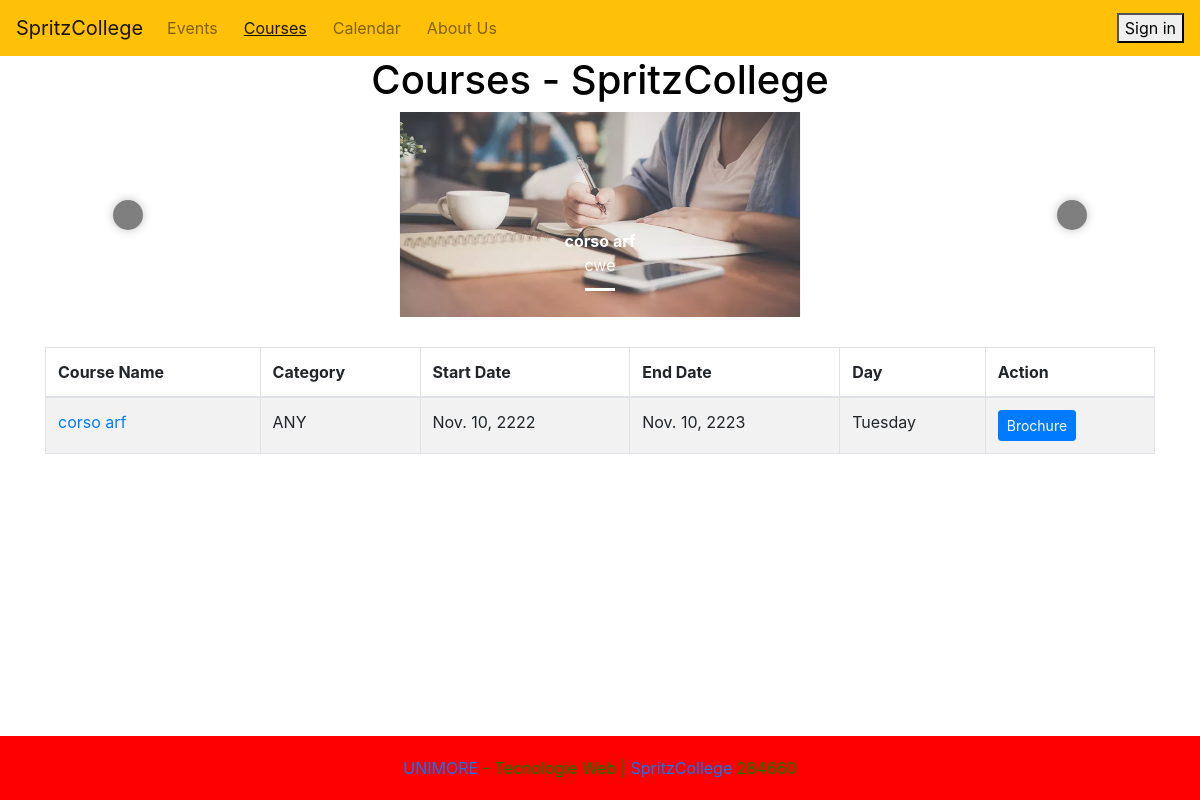
The page /activities/courses/ on the database as committed earlier.
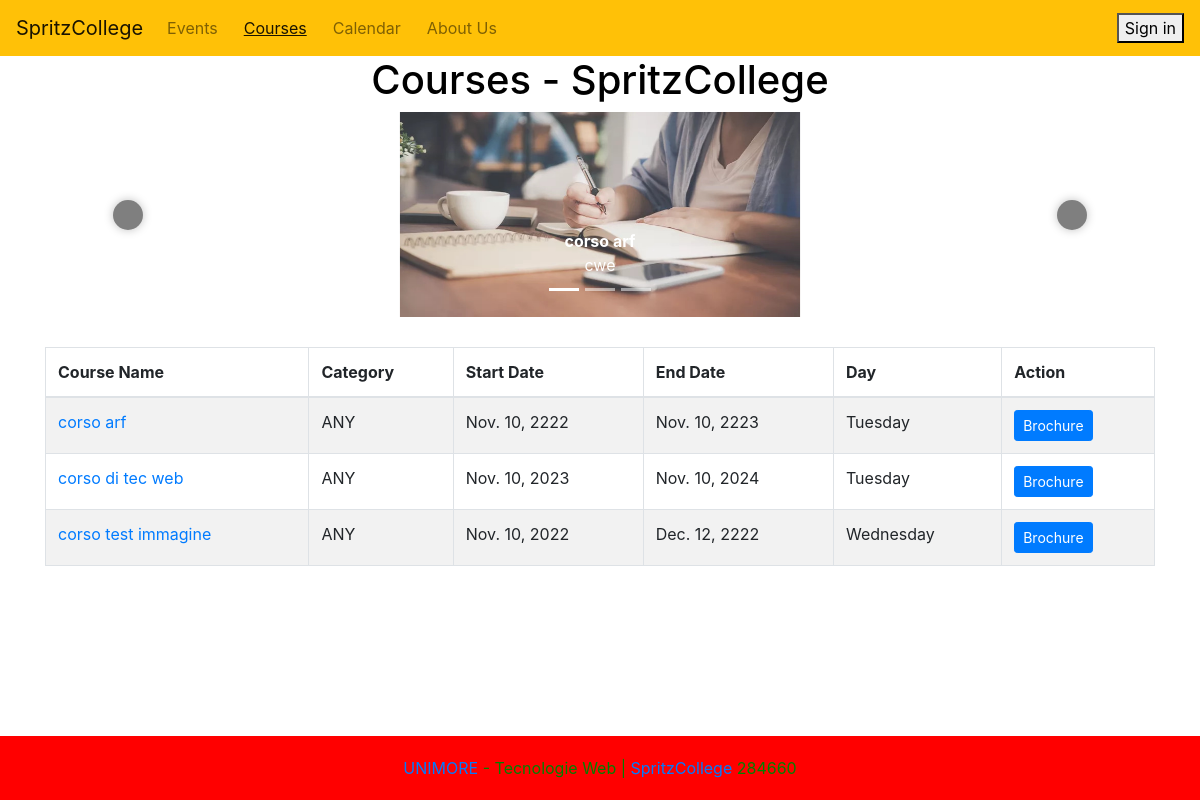
The same page on the database as committed later.
### Activities/models.py (models this page shows, shortened)
class Course(models.Model):
    CATEGORY_CHOICES = [
        ('ANY', 'uncategorized'),
        ('TCH', 'tech course'),
        ('LTR', 'literature course'),
        ('LAN', 'language course'),
        ('HND', 'craftsman course'),
        ('ART', 'art course'),
    ]
    name = models.CharField(max_length=100)
    description = models.TextField(max_length=250)
    start_date = models.DateField()
    end_date = models.DateField()
    recurrence_day = models.CharField(max_length=20)
    time = models.TimeField()
    image = models.ImageField(upload_to=course_image_path, default='Courses/default.jpg')
    category = models.CharField(max_length=50, choices=CATEGORY_CHOICES, default='ANY')

### Activities/views.py (the view)
# urls.py: path("courses/", CoursesList.as_view(), name="list_courses"),
class CoursesList(ListView):
    model = Course
    template_name = "Activities/Courses/courses.html"
    def get_context_data(self, **kwargs):
        context = super(CoursesList, self).get_context_data(**kwargs)
        context['title'] = "Courses"
        return context

### Activities/templates/Activities/Courses/courses.html (shortened to what this page needs)
{% extends 'base.html' %}
{% block content %}
<div class="container">
    <h1 class="text-center">{{ title }} - SpritzCollege</h1>
    {% if object_list %}
        <div id="carouselExampleIndicators" class="carousel slide" data-ride="carousel" style="color: black;"">
            <ol class="carousel-indicators">
                {% for l in object_list %}
                    <li data-target="#carouselExampleIndicators" data-slide-to="{{ forloop.counter0 }}"
                        {% if forloop.first %}class="active"{% endif %}></li>
                {% endfor %}
            </ol>
            <div class="carousel-inner">
                {% for l in object_list %}
                    <div class="carousel-item {% if forloop.first %}active{% endif %}">
                        <a href="{% url 'course_detail' l.id %}">
                            <img src="{{ l.image.url }}" class="d-block w-100 img-fluid" alt="{{ l.name }}">
                            <div class="carousel-caption d-none d-md-block">
                                <strong>{{ l.name }}</strong><br>
                                {{ l.description|truncatechars:100 }}
                            </div>
                        </a>
                    </div>
                {% endfor %}
            </div>
            <a class="carousel-control-prev" href="#carouselExampleIndicators" role="button" data-slide="prev">
                <span class="carousel-control-prev-icon" aria-hidden="true"></span>
            </a>
            <a class="carousel-control-next" href="#carouselExampleIndicators" role="button" data-slide="next">
                <span class="carousel-control-next-icon" aria-hidden="true"></span>
            </a>
        </div>
        <div class="table-responsive" style="margin-top: 30px;">
            <table class="table table-striped table-bordered">
                <thead>
                    <tr>
                        <th>Course Name</th>
                        <th>Category</th>
                        <th>Start Date</th>
                        <th>End Date</th>
                        <th>Day</th>
                        <th>Action</th>
                    </tr>
                </thead>
                <tbody>
                    {% for item in object_list %}
                        <tr>
                            <td><a href="{% url 'course_detail' item.id %}">{{ item.name }}</a></td>
                            <td>{{ item.category }}</td>
                            <td>{{ item.start_date }}</td>
                            <td>{{ item.end_date }}</td>
                            <td>{{ item.recurrence_day }}</td>
                            <td><a href="{% url 'course_pdf' item.id %}" class="btn btn-primary btn-sm">Brochure</a>
                            </td>
                        </tr>
                    {% endfor %}
                </tbody>
            </table>
        </div>
    {% endif %}
</div>
{% endblock %}

Rows that differ between the two databases and show on the page:
added Course: name "corso di tec web", category "ANY", start_date "Nov. 10, 2023", end_date "Nov. 10, 2024", recurrence_day "Tuesday"
added Course: name "corso test immagine", category "ANY", start_date "Nov. 10, 2022", end_date "Dec. 12, 2222", recurrence_day "Wednesday"
